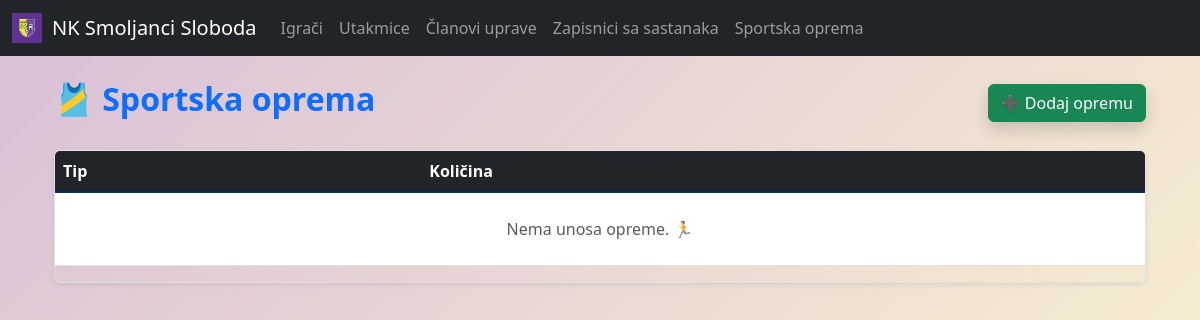
Before: /equipment/ with the older database file.
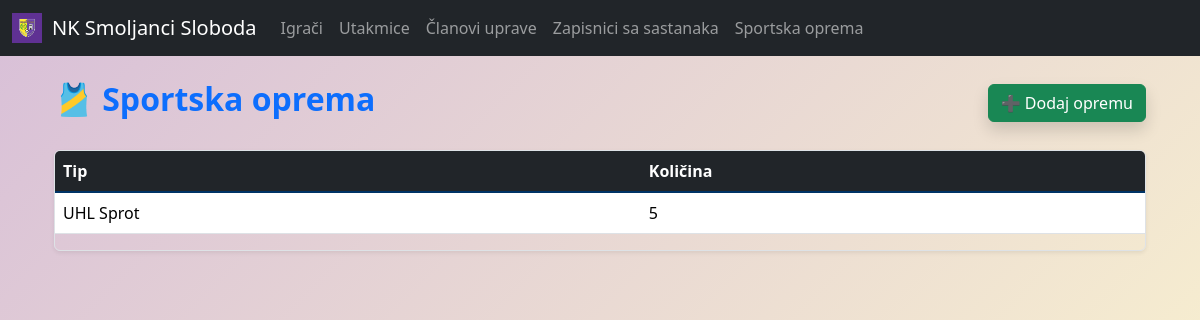
After: the same page with the newer database file.
### main/models.py (models this page shows, shortened)
class Equipment(models.Model):
    EQUIPMENT_TYPES = [
        ("BALL", "Lopta"),
        ("KIT", "Dres"),
    ]
    name = models.CharField(max_length=100)
    type = models.CharField(max_length=4, choices=EQUIPMENT_TYPES)
    quantity = models.PositiveIntegerField()
    condition = models.CharField(max_length=50, default="Ispravno")
    purchase_date = models.DateField(null=True, blank=True)
    description = models.TextField(blank=True)

### main/views.py (the view)
# urls.py: path('equipment/', views.equipment_list, name='equipment-list'),
def equipment_list(request):
    equipment = Equipment.objects.all()
    return render(request, 'main/equipment/equipment_list.html', {'equipment': equipment})

### templates/main/equipment/equipment_list.html
{% extends 'main/base.html' %} {% block title %}Sportska oprema{% endblock %}
{%block content %}
<div class="container my-4">
  <div class="d-flex justify-content-between align-items-center mb-4">
    <h2 class="fw-bold text-primary">🎽 Sportska oprema</h2>
    <a class="btn btn-success shadow" href="{% url 'main:equipment_create' %}">
      ➕ Dodaj opremu
    </a>
  </div>
  <div class="table-responsive shadow-sm rounded border">
    <table class="table table-hover align-middle">
      <thead class="table-dark">
        <tr>
          <th>Tip</th>
          <th>Količina</th>
        </tr>
      </thead>
      <tbody class="table-group-divider">
        {% for item in equipment %}
        <tr
          class="table-row-clickable"
          data-href="{% url 'main:equipment_detail' item.id %}"
        >
          <td>{{ item.name }}</td>
          <td>{{ item.quantity }}</td>
        </tr>
        {% empty %}
        <tr>
          <td colspan="2" class="text-center text-muted py-4">
            Nema unosa opreme. 🏃
          </td>
        </tr>
        {% endfor %}
      </tbody>
    </table>
  </div>
</div>
{% endblock %}

Changed rows visible on the page:
added Equipment: name "UHL Sprot", quantity "5"
Other visible differences:
text no longer shown: "Nema unosa opreme. 🏃"
